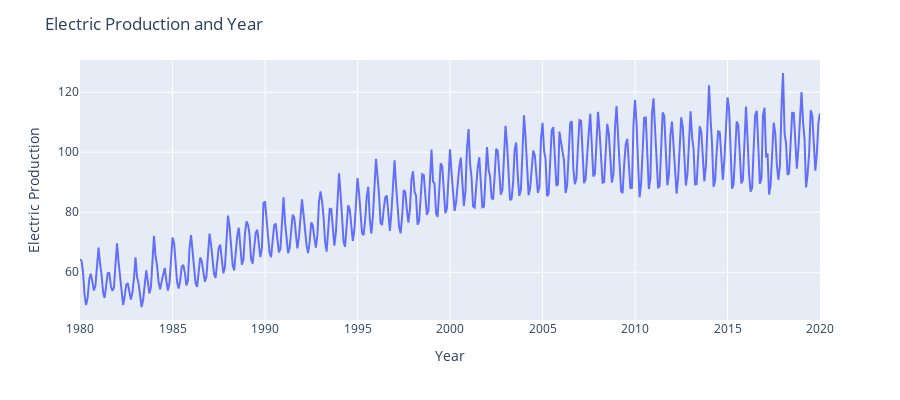

Source (notebook cell):
### Code cell
# Assuming df1 is your DataFrame
fig = px.line(df1, x=df1.index, y='IPG2211A2N', labels={'IPG2211A2N': 'Electric Production'})
fig.update_layout(title='Electric Production and Year', xaxis_title='Year', yaxis_title='Electric Production', width=900, height=400)

# Show the plot
fig.show()

### Figure 1 — Plotly figure (JSON) as saved in the notebook; plotly's stock layout.template omitted (floating-point values rounded to 4 significant figures; data arrays with more than 128 entries replaced by an {"elided": "..."} marker saying what was removed)
{"data": [{"hovertemplate": "DATE=%{x}<br>Electric Production=%{y}<extra></extra>", "legendgroup": "", "line": {"color": "#636efa", "dash": "solid"}, "marker": {"symbol": "circle"}, "mode": "lines", "name": "", "orientation": "v", "showlegend": false, "type": "scatter", "x": {"elided": "481 str values"}, "xaxis": "x", "y": {"elided": "481 float values"}, "yaxis": "y"}], "layout": {"height": 400, "legend": {"tracegroupgap": 0}, "margin": {"t": 60}, "title": {"text": "Electric Production and Year"}, "width": 900, "xaxis": {"anchor": "y", "domain": [0, 1], "title": {"text": "Year"}}, "yaxis": {"anchor": "x", "domain": [0, 1], "title": {"text": "Electric Production"}}}}
